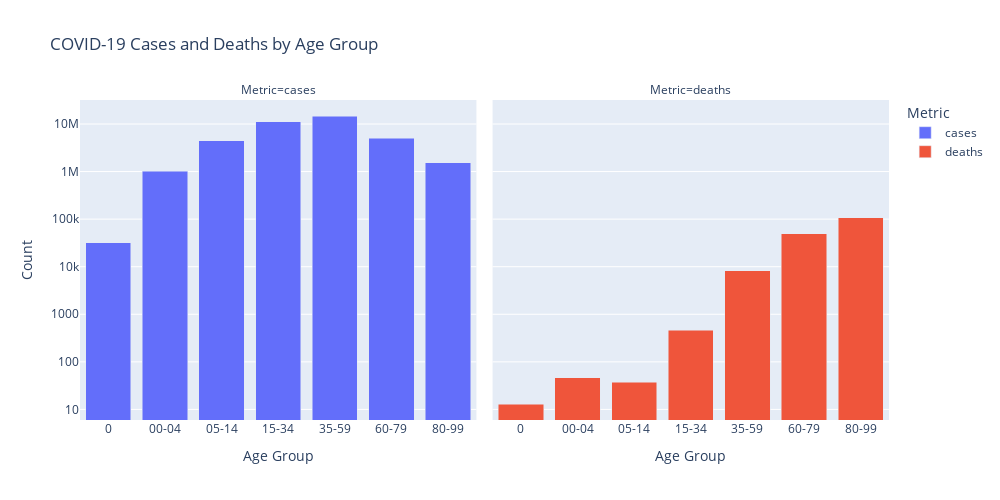

Notebook cell for this chart:
### Code cell
df_grouped = df.groupby('age_group')[['cases', 'deaths']].sum().reset_index()

df_melted = df_grouped.melt(id_vars='age_group', value_vars=['cases', 'deaths'], 
                            var_name='Metric', value_name='Count')

fig = px.bar(
    df_melted,
    x='age_group',
    y='Count',
    color='Metric',
    title='COVID-19 Cases and Deaths by Age Group ',
    labels={'age_group': 'Age Group', 'Count': 'Count', 'Metric': 'Metric'},
    log_y=True,
    barmode='stack', 
    facet_col='Metric', 
    facet_col_wrap=2, 
    width=1000,
    height=500
)


fig.show()

### Figure 1 — Plotly figure (JSON) as saved in the notebook; plotly's stock layout.template omitted (floating-point values rounded to 4 significant figures)
{"data": [{"alignmentgroup": "True", "hovertemplate": "Metric=cases<br>Age Group=%{x}<br>Count=%{y}<extra></extra>", "legendgroup": "cases", "marker": {"color": "#636efa", "pattern": {"shape": ""}}, "name": "cases", "offsetgroup": "cases", "orientation": "v", "showlegend": true, "textposition": "auto", "type": "bar", "x": [0, "00-04", "05-14", "15-34", "35-59", "60-79", "80-99"], "xaxis": "x", "y": [31738, 1019874, 4485348, 11036907, 14723267, 4970468, 1542022], "yaxis": "y"}, {"alignmentgroup": "True", "hovertemplate": "Metric=deaths<br>Age Group=%{x}<br>Count=%{y}<extra></extra>", "legendgroup": "deaths", "marker": {"color": "#EF553B", "pattern": {"shape": ""}}, "name": "deaths", "offsetgroup": "deaths", "orientation": "v", "showlegend": true, "textposition": "auto", "type": "bar", "x": [0, "00-04", "05-14", "15-34", "35-59", "60-79", "80-99"], "xaxis": "x2", "y": [13, 46, 37, 460, 8147, 49701, 107612], "yaxis": "y2"}], "layout": {"annotations": [{"font": {}, "showarrow": false, "text": "Metric=cases", "x": 0.245, "xanchor": "center", "xref": "paper", "y": 1, "yanchor": "bottom", "yref": "paper"}, {"font": {}, "showarrow": false, "text": "Metric=deaths", "x": 0.755, "xanchor": "center", "xref": "paper", "y": 1, "yanchor": "bottom", "yref": "paper"}], "barmode": "stack", "height": 500, "legend": {"title": {"text": "Metric"}, "tracegroupgap": 0}, "title": {"text": "COVID-19 Cases and Deaths by Age Group "}, "width": 1000, "xaxis": {"anchor": "y", "autorange": true, "domain": [0, 0.49], "range": [-0.5, 6.5], "title": {"text": "Age Group"}, "type": "category"}, "xaxis2": {"anchor": "y2", "autorange": true, "domain": [0.51, 1], "matches": "x", "range": [-0.5, 6.5], "title": {"text": "Age Group"}, "type": "category"}, "yaxis": {"anchor": "x", "autorange": true, "domain": [0, 1], "range": [0.7776, 7.504], "title": {"text": "Count"}, "type": "log"}, "yaxis2": {"anchor": "x2", "autorange": true, "domain": [0, 1], "matches": "y", "range": [0.7776, 7.504], "showticklabels": false, "type": "log"}}}
